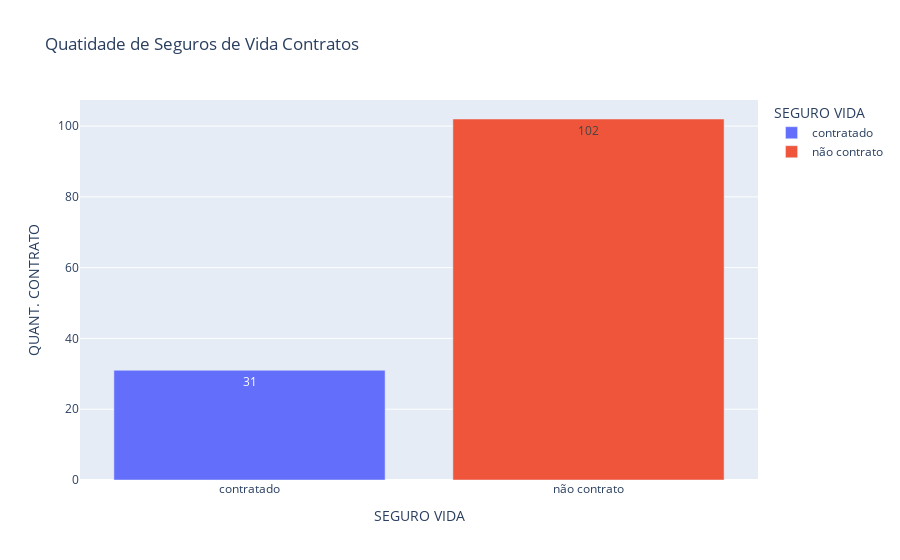

The cell this chart's notebook holds for it:
### Code cell
fig = px.bar(
    quant_seg_vida,
    x="SEGURO VIDA",
    y="QUANT. CONTRATO",
    text="QUANT. CONTRATO",
    color="SEGURO VIDA",
    title="Quatidade de Seguros de Vida Contratos")

fig.show()

### Figure 1 — Plotly figure (JSON) as saved in the notebook; plotly's stock layout.template omitted (floating-point values rounded to 4 significant figures)
{"data": [{"alignmentgroup": "True", "hovertemplate": "SEGURO VIDA=%{x}<br>QUANT. CONTRATO=%{text}<extra></extra>", "legendgroup": "contratado", "marker": {"color": "#636efa", "pattern": {"shape": ""}}, "name": "contratado", "offsetgroup": "contratado", "orientation": "v", "showlegend": true, "text": [31], "textposition": "auto", "type": "bar", "x": ["contratado"], "xaxis": "x", "y": [31], "yaxis": "y"}, {"alignmentgroup": "True", "hovertemplate": "SEGURO VIDA=%{x}<br>QUANT. CONTRATO=%{text}<extra></extra>", "legendgroup": "não contrato", "marker": {"color": "#EF553B", "pattern": {"shape": ""}}, "name": "não contrato", "offsetgroup": "não contrato", "orientation": "v", "showlegend": true, "text": [102], "textposition": "auto", "type": "bar", "x": ["não contrato"], "xaxis": "x", "y": [102], "yaxis": "y"}], "layout": {"barmode": "relative", "legend": {"title": {"text": "SEGURO VIDA"}, "tracegroupgap": 0}, "title": {"text": "Quatidade de Seguros de Vida Contratos"}, "xaxis": {"anchor": "y", "autorange": true, "categoryarray": ["contratado", "não contrato"], "categoryorder": "array", "domain": [0, 1], "range": [-0.5, 1.5], "title": {"text": "SEGURO VIDA"}, "type": "category"}, "yaxis": {"anchor": "x", "autorange": true, "domain": [0, 1], "range": [0, 107.4], "title": {"text": "QUANT. CONTRATO"}, "type": "linear"}}}
